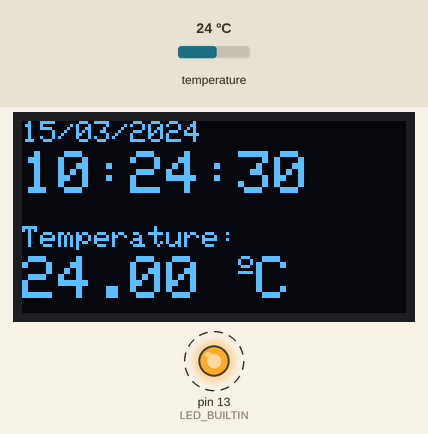
This sketch was run on a simulated Arduino Uno, built with avr-gcc and run on an emulated ATmega328P. On the bench: 128×64 one-colour display, output pins drawn as LEDs (lit = HIGH). Dashed ring = blinking. The test bench sets the inputs (shaded band); at power-on: temperature 24 °C. The local clock reads 2024-03-15 10:24:30 at power-on unless the sketch sets it; what the sketch prints to the serial monitor is not drawn.

Above: at 1.6 s.
1.7 s: temperature set to 12 °C
At 2.4 s:
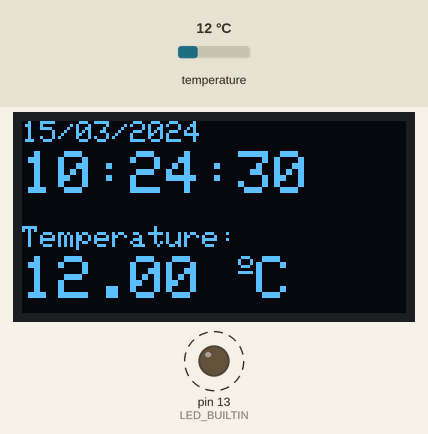
5.5 s: temperature set to 19 °C
At 6.6 s:
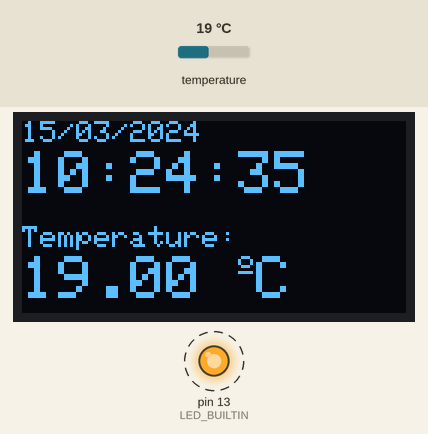
7.8 s: temperature set to 28 °C
At 8.8 s:
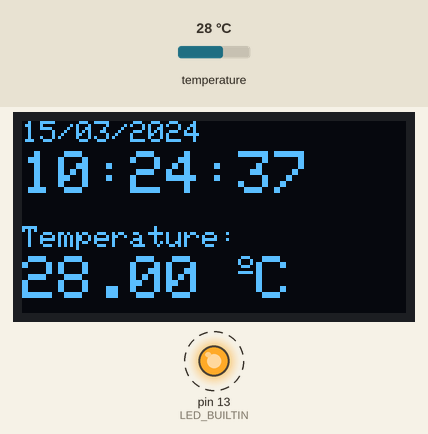
Timing chart, 0 to 15.6 s (numbered marks = the images above; inputs shaded):
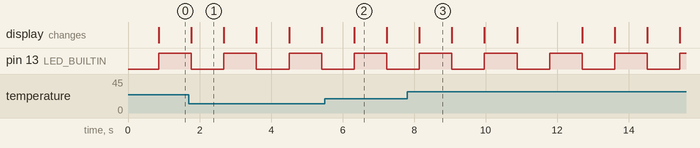

Measured:
- by itself, pin 13 (LED_BUILTIN): alternates HIGH for 0.91 s and LOW for 0.91 s
- what the display in image 1 shows lasts 0.9 s, from 1.8 s to 2.7 s

The sketch:

Weather.ino
```cpp
#include <Wire.h>
#include <DS3231.h>
#include <OneWire.h>
#include <DallasTemperature.h>
#include <Adafruit_GFX.h>
#include <Adafruit_SSD1306.h>

bool displayingDate = false;

int pin = 0;

// OLED
#define SCREEN_WIDTH 128 // OLED display width, in pixels
#define SCREEN_HEIGHT 64 // OLED display height, in pixels

// Declaration for an SSD1306 display connected to I2C (SDA, SCL pins)
Adafruit_SSD1306 display(SCREEN_WIDTH, SCREEN_HEIGHT, &Wire, -1);

// RTC
DS3231 clock;
RTCDateTime dt;

// TEMP
const int ONE_WIRE_BUS = 2;
OneWire oneWire(ONE_WIRE_BUS);
DallasTemperature sensors(&oneWire);

// the setup function runs once when you press reset or power the board
void setup()
{
    Serial.begin(9600);

    // initialize digital pin LED_BUILTIN as an output.
    pinMode(LED_BUILTIN, OUTPUT);

    if (!display.begin(SSD1306_SWITCHCAPVCC, 0x3C))
    { // Address 0x3D for 128x64
        Serial.println(F("SSD1306 allocation failed"));
        for (;;)
            ;
    }

    initClock();

    // Start sensor library
    sensors.begin();
}

// the loop function runs over and over again forever
void loop()
{
    updateDisplay();
    setLED();
    delay(100); // wait for a second
}

void updateDisplay()
{
    display.clearDisplay();
    display.setTextSize(1);
    display.setTextColor(WHITE);

    displayDateTime();
    displayTemperature();

    display.display();
}

void displayDateTime()
{
    dt = clock.getDateTime();
    String dateString = getDateString(dt);
    String timeString = getTimeString(dt);

    display.setTextSize(1);
    display.setCursor(0, 0);
    display.print(dateString);
    display.setTextSize(2);
    display.setCursor(0, 10);
    display.print(timeString);

    Serial.println(dateString + " " + timeString);
}

void displayTemperature()
{
    sensors.requestTemperatures();

    float temperature = sensors.getTempCByIndex(0);
    String tempString = String(temperature);

    display.setTextSize(1);
    display.setCursor(0, 35);
    display.print("Temperature: ");
    display.setTextSize(2);
    display.setCursor(0, 45);
    display.print(temperature);
    display.print(" ");
    display.setTextSize(1);
    display.cp437(true);
    display.write(167);
    display.setTextSize(2);
    display.print("C");

    Serial.print("Temperature for the device 1 (index 0) is: ");
    Serial.println(sensors.getTempCByIndex(0));
}
String getDateString(RTCDateTime dt)
{
    int n = 10;

    String dayString = String(dt.day);

    if (dt.day < n)
    {
        dayString = "0" + dayString;
    }

    String monthString = String(dt.month);

    if (dt.month < n)
    {
        monthString = "0" + monthString;
    }

    String yearString = String(dt.year);
    String dateString = dayString + "/" + monthString + "/" + yearString;
    return dateString;
}

String getTimeString(RTCDateTime dt)
{
    int n = 10;

    String hourString = String(dt.hour);

    if (dt.hour < n)
    {
        hourString = "0" + hourString;
    }

    String minuteString = String(dt.minute);

    if (dt.minute < n)
    {
        minuteString = "0" + minuteString;
    }

    String secondString = String(dt.second);

    if (dt.second < n)
    {
        secondString = "0" + secondString;
    }

    String timeString = hourString + ":" + minuteString + ":" + secondString;
    return timeString;
}

void initClock()
{
    Serial.println("Init RTC module");

    clock.begin();
    RTCDateTime dateTime = clock.getDateTime();

    if (dateTime.year == 2000)
    {
        // Manual (YYYY, MM, DD, HH, II, SS
        // clock.setDateTime(2016, 12, 9, 11, 46, 00);

        // Send sketch compiling time to Arduino
        clock.setDateTime(__DATE__, __TIME__);
    }
}

void setLED()
{
    if (pin == 0)
    {
        pin = 1;
        digitalWrite(LED_BUILTIN, HIGH);
    }
    else
    {
        pin = 0;
        digitalWrite(LED_BUILTIN, LOW);
    }
}
```
